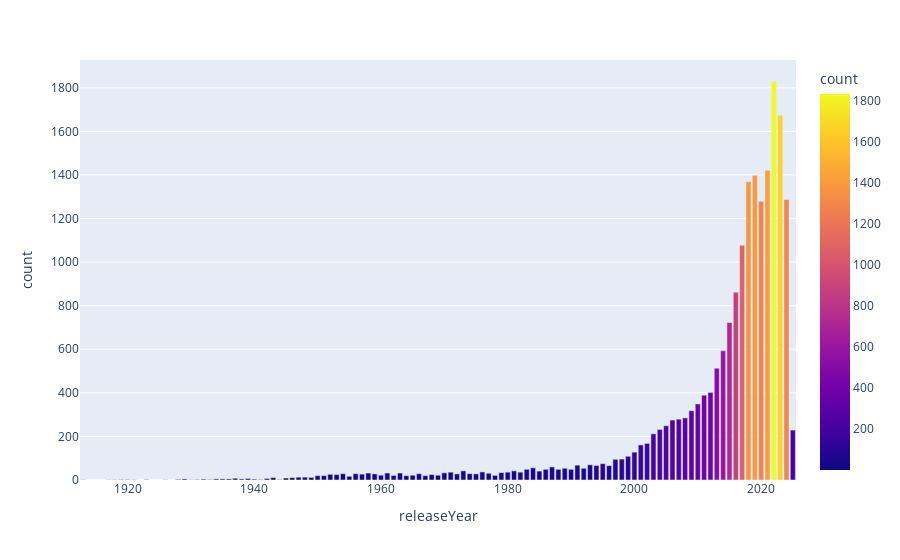

The notebook cell this image was saved under:
### Code cell
fig = px.bar(movie_per_year, x='releaseYear', y='count', color='count')
fig.show()

### Figure 1 — Plotly figure (JSON) as saved in the notebook; plotly's stock layout.template omitted (floating-point values rounded to 4 significant figures)
{"data": [{"alignmentgroup": "True", "hovertemplate": "releaseYear=%{x}<br>count=%{marker.color}<extra></extra>", "legendgroup": "", "marker": {"color": [1831, 1674, 1421, 1398, 1369, 1287, 1279, 1077, 862, 723, 593, 513, 402, 389, 349, 318, 285, 279, 275, 249, 232, 229, 212, 168, 161, 128, 109, 96, 95, 75, 70, 68, 67, 66, 60, 56, 54, 54, 49, 49, 49, 49, 42, 42, 41, 37, 36, 36, 36, 34, 33, 32, 32, 32, 31, 29, 29, 29, 29, 28, 28, 28, 27, 26, 25, 25, 22, 22, 22, 21, 21, 20, 20, 20, 20, 17, 13, 13, 12, 11, 11, 9, 8, 7, 7, 5, 5, 5, 5, 5, 4, 4, 3, 2, 2, 2, 2, 2, 2, 2, 1, 1, 1, 1, 1, 1], "coloraxis": "coloraxis", "pattern": {"shape": ""}}, "name": "", "offsetgroup": "", "orientation": "v", "showlegend": false, "textposition": "auto", "type": "bar", "x": [2022, 2023, 2021, 2019, 2018, 2024, 2020, 2017, 2016, 2015, 2014, 2013, 2012, 2011, 2010, 2009, 2008, 2007, 2006, 2005, 2004, 2025, 2003, 2002, 2001, 2000, 1999, 1998, 1997, 1995, 1993, 1991, 1994, 1996, 1987, 1984, 1989, 1992, 1986, 1983, 1990, 1988, 1981, 1973, 1985, 1976, 1982, 1980, 1971, 1979, 1970, 1963, 1958, 1961, 1977, 1954, 1974, 1956, 1966, 1975, 1959, 1972, 1957, 1952, 1953, 1968, 1965, 1969, 1960, 1962, 1978, 1950, 1967, 1964, 1951, 1955, 1948, 1947, 1949, 1943, 1946, 1945, 1937, 1942, 1939, 1935, 1934, 1929, 1936, 1938, 1932, 1940, 1928, 1933, 1923, 1941, 1919, 1944, 1920, 1931, 1917, 1918, 1926, 1913, 1930, 1921], "xaxis": "x", "y": [1831, 1674, 1421, 1398, 1369, 1287, 1279, 1077, 862, 723, 593, 513, 402, 389, 349, 318, 285, 279, 275, 249, 232, 229, 212, 168, 161, 128, 109, 96, 95, 75, 70, 68, 67, 66, 60, 56, 54, 54, 49, 49, 49, 49, 42, 42, 41, 37, 36, 36, 36, 34, 33, 32, 32, 32, 31, 29, 29, 29, 29, 28, 28, 28, 27, 26, 25, 25, 22, 22, 22, 21, 21, 20, 20, 20, 20, 17, 13, 13, 12, 11, 11, 9, 8, 7, 7, 5, 5, 5, 5, 5, 4, 4, 3, 2, 2, 2, 2, 2, 2, 2, 1, 1, 1, 1, 1, 1], "yaxis": "y"}], "layout": {"autosize": true, "barmode": "relative", "coloraxis": {"colorbar": {"title": {"text": "count"}}, "colorscale": [[0, "#0d0887"], [0.1111, "#46039f"], [0.2222, "#7201a8"], [0.3333, "#9c179e"], [0.4444, "#bd3786"], [0.5556, "#d8576b"], [0.6667, "#ed7953"], [0.7778, "#fb9f3a"], [0.8889, "#fdca26"], [1, "#f0f921"]]}, "legend": {"tracegroupgap": 0}, "margin": {"t": 60}, "xaxis": {"anchor": "y", "autorange": true, "domain": [0, 1], "range": [1912.0, 2026.0], "title": {"text": "releaseYear"}, "type": "linear"}, "yaxis": {"anchor": "x", "autorange": true, "domain": [0, 1], "range": [0, 1927.0], "title": {"text": "count"}, "type": "linear"}}}
